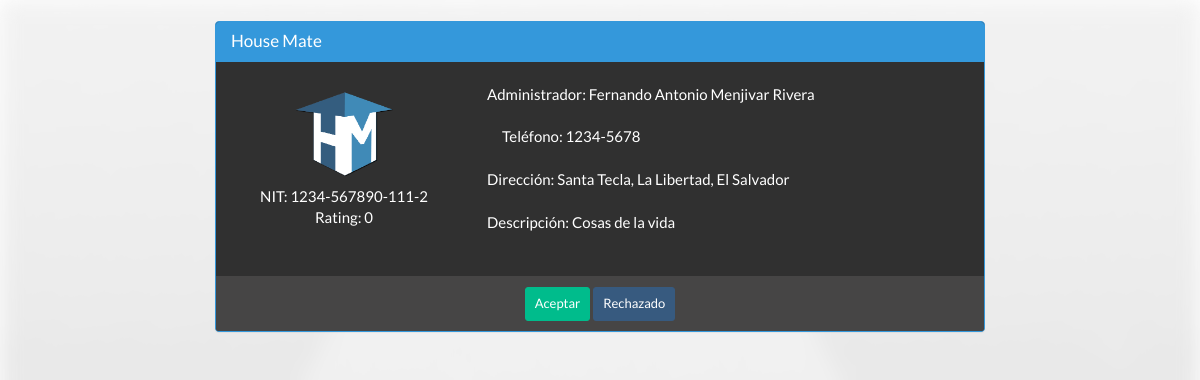
The page /HouseMate2_2/Beforelobbyempresa.php?empresa=0 on the database as committed earlier.
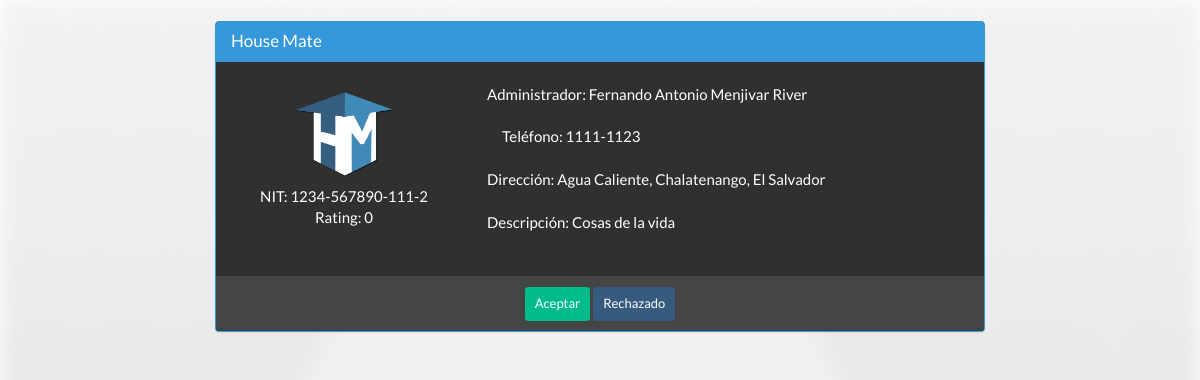
The same page on the database as committed later.
### tables this page shows
CREATE TABLE IF NOT EXISTS `tbusuario` (
  `idUsuario` varchar(5) NOT NULL DEFAULT '',
  `nombre` varchar(20) DEFAULT NULL,
  `apellido` varchar(20) DEFAULT NULL,
  `fechanac` date NOT NULL,
  `correo` varchar(50) DEFAULT NULL,
  `usuario` varchar(20) DEFAULT NULL,
  `contra` varchar(20) DEFAULT NULL,
  `tipo` int(1) DEFAULT NULL,
  `image` varchar(40) DEFAULT NULL,
  PRIMARY KEY (`idUsuario`),
  UNIQUE KEY `usuario` (`usuario`),
  UNIQUE KEY `usuario_2` (`usuario`),
  UNIQUE KEY `correo` (`correo`)
);

CREATE TABLE IF NOT EXISTS `empresa` (
  `IdEmpresa` varchar(5) NOT NULL,
  `dueño` varchar(5) NOT NULL,
  `telefono` varchar(8) NOT NULL,
  `nombre` varchar(30) NOT NULL,
  `direccion` varchar(140) NOT NULL,
  `nit` varchar(14) NOT NULL,
  `telefono2` varchar(8) NOT NULL,
  `descrip` varchar(140) NOT NULL,
  `imagen` varchar(30) DEFAULT NULL,
  `ratings` int(1) DEFAULT NULL,
  PRIMARY KEY (`IdEmpresa`),
  UNIQUE KEY `Dueño` (`dueño`)
);

### HouseMate2_2/Call/Lenguaje/Idiomas/langes.php (called while the page is built, shortened)
<?php
$lang = array();
$lang['denor'] = "Resultado :";
$lang['Constr'] ="Construcción";
$lang['lot'] = "Lote";
$lang['lotvalue'] = "Valor de lote";
$lang['builvalue'] = "Valor construcción";
$lang['VU'] = "Valor unitario";
$lang['FE'] = "Estado de conservación";
$lang['FD'] = "Factor depreciación";
$lang['VNR'] = "Valor neto";
$lang['VNR'] = "Valor neto nuevo";
$lang['FFU'] = "Factor funcionalidad";
$lang['VUR'] = "Vida útil remanente";
$lang['ValuoR'] = "Valuar inmueble";
$lang['Valuo'] = "Valuar";
$lang['agev'] = "Vida útil";
$lang['ages'] = "Age";
$lang['age'] = "Edad de construcción";
$lang['NoTa'] = "Tags normales";
$lang['NoTa2'] = "Tags extras";
$lang['are'] = "Área";
$lang['area1'] = "Área de terreno";
$lang['area2'] = "Área construcción";
$lang['esta1'] = "Nuevo";
$lang['esta2'] = "Bueno";
$lang['esta3'] = "Medio";
$lang['esta4'] = "Regular";
$lang['esta5'] = "Reparaciones sencillas";
$lang['esta6'] = "Reparaciones medias";
$lang['esta7'] = "Reparaciones importantes";
$lang['esta8'] = "Reparaciones cruciales";
$lang['esta9'] = "En desecho";
$lang['esta10'] = "Inrreversible";
$lang['ME'] = "Modifciar empresa";
$lang['Titulo'] = "Título";
$lang['TY'] = "No puedes repetir un título";
$lang['Request'] = "Solicitar";
$lang['Start'] = "Inicio";
$lang['Anuncios'] = "Anuncio";
$lang['UpgradeM'] = "Mejorar";
$lang['accept'] = "Aceptar";
$lang['No'] = "Rechazado";
$lang['mensaje'] = "Mensaje";
$lang['YTE'] = "Ya tiene una empresa";
$lang['TE'] = "Tiene una empresa";
$lang['Need'] = "No tengo cuenta";
$lang['Page_title'] = 'House Mate';
$lang['Cuenta'] = 'Registrarse';
$lang['Acerca'] = 'Acerca de';
$lang['Config'] = 'Configuración';
$lang['Informacion'] = 'Información';
$lang['Solicitud'] = "Solicitud";
$lang['Status'] = "Estado";
$lang['aprovado'] = "Aprovado";
$lang['naprovado'] = "No aprovado";
$lang['compose'] = "Enviar";
$lang['nocuentaop'] = "Para poder acceder a estas funciones debes mejorar tu cuenta";
$lang['Aqui'] = "Aqui!!";
$lang['new-empresa'] = " esta interesado en ti";
$lang['res-empresa'] = "Solicitudes de empresas";
?>

### HouseMate2_2/Call/Empresa/Empresalobby.php (the view, shortened to what the changed rows need)
<head>
<link href='css/bootstrap.min.css' rel='stylesheet'/>
<link href='css/appeal.css' rel='stylesheet'/>
<link href='css/intro.css' rel='stylesheet'/>
<link href='css/bootstrap-table.css' rel='stylesheet'>
<link href='css/empresatag.css' rel='stylesheet'>
</head>
<body id='intro'>
<?php
include ('Call/Lenguaje/lenguaje.php');
?>
<form method='post' enctype='multipart/form-data'>
<?php
	if(isset($_GET['empresa']) || isset($_SESSION['empresalobby']))
	{
		if(isset($_GET['empresa'])){
			$variable = $_GET['empresa'];
		}
		elseif(isset($_SESSION['empresalobby'])){
			$variable = $_SESSION['empresalobby'];
		}
		$query = mysql_query("Select * from empresa where IdEmpresa = '$variable'");
		while ($row = mysql_fetch_array($query))
		{
	?>
			<br>
			<div class='row'>
			<div class="col-sm-12 col-md-8 col-lg-8 col-xs-offset-0 col-sm-offset-0 col-md-offset-2 toppad" >
			  <div class='panel panel-info'>
				<div class='panel-heading'>
				  <h3 class='panel-title'><?php echo $row['nombre'];
				  ?></h3>
				</div>
				<div class='panel-body'>
				<br>
				  <div class='row'>
					<div class='col-md-4 col-lg-4 ' align='center'>
						<div class='row'>
							<div class='form-group col-xs-12'>
								<img class='img-responsive imagenpequeña' id='imagenempresa'
								src='<?php
								$filename = "img/Empresas/".$row['imagen'];
								if(file_exists($filename))
								{
									echo "img/Empresas/".$row['imagen'];
								}
								else
								{
									echo "https://lh5.googleusercontent.com/-b0-k99FZlyE/AAAAAAAAAAI/AAAAAAAAAAA/eu7opA4byxI/photo.jpg?sz=100";
								}
								?>'>
							</div>
						</div>
						<div class="row">
							<div class="col-lg-12">
								NIT:
								<?php
								$rest = substr($row['nit'], 0, 4);
								$rest2 = substr($row['nit'], 4, 6);
								$rest3 = substr($row['nit'], 10, 3);
								$rest4 = substr($row['nit'], 13, 1);
								echo $rest."-".$rest2."-".$rest3."-".$rest4;
								?>
							</div>
						</div>
						<div class="row">
							<div class="col-lg-12">
								Rating:
								<?php
								echo " ".$row['ratings'];
								?>
							</div>
						</div>
					</div>
					<div class=' col-md-8 col-lg-8 '>
						<div class="row">
							<div>
							<?php	$dueno = mysql_query("Select tbusuario.nombre, tbusuario.apellido From usuario inner join tbusuario on  usuario.tempid = tbusuario.idusuario
							Where usuario.idusuario = '".$row['dueño']."'");
							while($row2 = mysql_fetch_array($dueno))
							{
								echo $lang['Admin'].": ".$row2['nombre']." ".$row2['apellido'];
								?>
							</div>
						</div>
						<br>
						<div class="row">
							<div class="col-lg-12">
								<?php
								$rest = substr($row['telefono'], 0, 4);
								$rest2 = substr($row['telefono'], 4, 4);
								echo $lang['tel'].": ".$rest."-".$rest2;
								?>
							</div>
						</div>
						<br>
						<div class="row">
							<div>
								<?php
									echo $lang['Direccion'].": ".$row['direccion'];
								?>
							</div>
						</div>
						<br>
						<div class="row">
							<div>
								<?php
								echo $lang['Descripcion'].": ".$row['descrip'];
								?>
							</div>
						</div>
						<?php } ?>
					</div>
				  </div>
				  <br>
				  <div class="row">
							<div>
							<center>
							<br>
							</center>
							</div>
						</div>
				</div>
					<div class='panel-footer'>
					<center>
						<a name='ingresare' id="check" class='btn btn-success btn-sm extraright'><?php echo $lang['accept'] ?></a>
						<a name='nothanks' id="reject" class='btn btn-primary btn-sm extraright'><?php echo $lang['No'] ?></a>
					<br>
					</center>
				</div>
			</div>
		</div>
	</div>
	<?php
		}
	}
	else
	{
	}
	?>
	</form>
</body>

Rows that differ between the two databases and show on the page:
changed empresa "House Mate": telefono "1234" → "1111"; telefono "5678" → "1123"; direccion "Santa Tecla, La Libertad, El Salvador" → "Agua Caliente, Chalatenango, El Salvador"
changed tbusuario "Fernando Antonio": apellido "Menjivar Rivera" → "Menjivar River"
